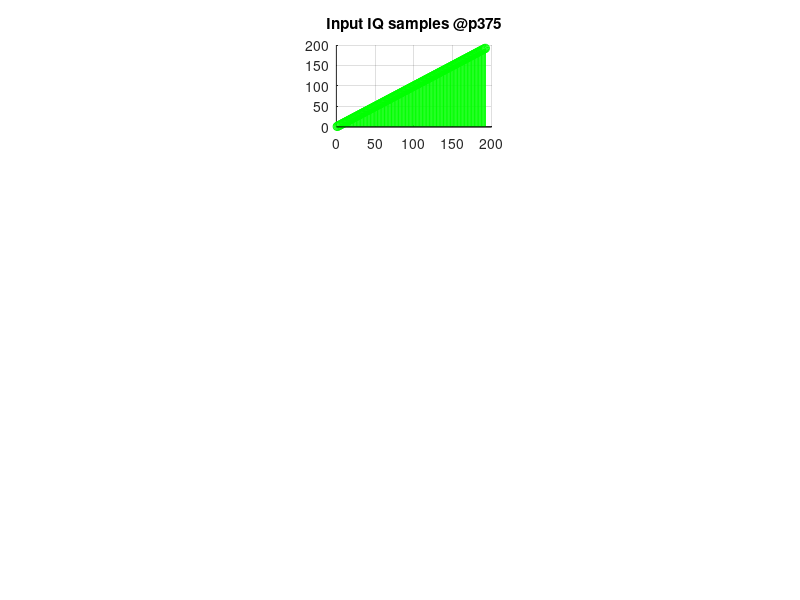

MATLAB code for this plot: (Note: this script raises an error after producing the figure.)
% This program is to generate an input and output sample files for VHA
% single band Modulation testing at p375 gsps
clc;
clear;
close all;

num_vectors = 6;
num_samples_per_vector = 32;
num_samples = num_vectors * num_samples_per_vector;

for i = 1:num_samples
    input_iq (i) = i;        % ramp
end

n1 = 1:1:num_samples;
subplot(4, 3, 2); grid on; hold on;
stem(n1, input_iq, 'green'); title("Input IQ samples @p375");

% write this into a file which can be sourced while running on FRIO
fileId = fopen("input_samples/modulation/single_band_modulation_p375.txt", "w");
fprintf(fileId, "%08x\n", bitshift(input_iq, 16));
fclose(fileId);

% input_iq should be scaled down before giving as input to the matlab model
scale_factor = 2^-15;
input_iq_to_duc = (input_iq * scale_factor);

% enable w1, w2
config.vha_hbf_stages = [1 1 0 0];

% now do an interpolation
output_iq_from_duc = vha_interpolate(input_iq_to_duc, config);

% now scale the samples up
scale_factor = 2^15;
n2 = 1:1:(numel(output_iq_from_duc));
subplot(4, 3, 4); grid on; hold on;
stem(n2, (real(output_iq_from_duc * scale_factor)), 'red'); title("DUC output 1.5Gsps");
stem(n2, (imag(output_iq_from_duc * scale_factor)), 'blue');

% generate cw0 for the modulation freq = 750Mhz, Fs = 1.5Ghz, Fclk = 1.5Ghz
Fclk = 1474000;
Fs   = 1474000;
freq = (Fclk / 2);
fprintf("freq = %d KHz, Fs = %d KHz, Fclk = %d KHz\n", freq, Fs, Fclk);
cw0 = nco_pp(freq, Fs, Fclk, length(output_iq_from_duc), 1);
subplot(4, 3, 7); grid on; hold on;
n3 = 1:1:(length(cw0));
stem(n3, real(cw0), 'red'); title("CW0 + 1");
stem(n3, imag(cw0), 'blue');

% now do the modulation and combining
config.vha_bypass = [0 0];
config.vha_conj = [0, 0];
config.active_band = 1;
cw0 = transpose(cw0);
[mod_output_1p5, dummy] = vha_combine(output_iq_from_duc, 0, cw0, 0, config);
mod_output_1p5 = mod_output_1p5 * scale_factor;    % scale up the final output

n2 = 1:1:length(mod_output_1p5);
subplot(4, 3, 10); grid on; hold on;
stem(n2, real(mod_output_1p5), 'red'); title ("Output - 1.5Gsps Modulation");
stem(n2, imag(mod_output_1p5), 'blue');
mod_output_1p5_real = dec2hex(real(mod_output_1p5), 4);
mod_output_1p5_imag = dec2hex(imag(mod_output_1p5), 4);
output_1p5 = strcat(mod_output_1p5_real, mod_output_1p5_imag);
fileId = fopen("output_samples/modulation/p375/single_band_modulation_1p5.txt", "w");
for i = 1:length(output_1p5)
   nbytes = fprintf(fileId,'%8s\n',output_1p5(i,:));
end
fclose(fileId);

% enable w1, w2, w3
config.vha_hbf_stages = [1 1 1 0];

% now do an interpolation
output_iq_from_duc = vha_interpolate(input_iq_to_duc, config);

% now scale the samples up
n2 = 1:1:(numel(output_iq_from_duc));
subplot(4, 3, 5); grid on; hold on;
stem(n2, (real(output_iq_from_duc * scale_factor)), 'red'); title("DUC output 3Gsps");
stem(n2, (imag(output_iq_from_duc * scale_factor)), 'blue');

% generate cw0 for the modulation freq = 750Mhz, Fs = 3Ghz, Fclk = 1.5Ghz
Fs   = 1474000 * 2;
freq = (Fclk / 2);
fprintf("freq = %d KHz, Fs = %d KHz, Fclk = %d KHz\n", freq, Fs, Fclk);
cw0 = nco_pp(freq, Fs, Fclk, length(output_iq_from_duc), 0);
subplot(4, 3, 8); grid on; hold on;
n3 = 1:1:(length(cw0));
stem(n3, real(cw0), 'red'); title("CW0 + 0");
stem(n3, imag(cw0), 'blue');

% now do the modulation and combining
config.vha_bypass = [0 0];
config.vha_conj = [0, 0];
config.active_band = 1;
cw0 = transpose(cw0);
[mod_output_3g, dummy] = vha_combine(output_iq_from_duc, 0, cw0, 0, config);
mod_output_3g = mod_output_3g * scale_factor;    % scale up the final output

n2 = 1:1:length(mod_output_3g);
subplot(4, 3, 11); grid on; hold on;
stem(n2, real(mod_output_3g), 'red'); title ("Output - 3gsps Modulation");
stem(n2, imag(mod_output_3g), 'blue');
mod_output_3g_real = dec2hex(real(mod_output_3g),4);
mod_output_3g_imag = dec2hex(imag(mod_output_3g),4);
output_3g = strcat(mod_output_3g_real, mod_output_3g_imag);
fileId = fopen("output_samples/modulation/p375/single_band_modulation_3.txt", "w");
for i = 1:length(output_3g)
   nbytes = fprintf(fileId,'%8s\n',output_3g(i,:));
end
fclose(fileId);

% enable w1, w2, w3, w4
config.vha_hbf_stages = [1 1 1 1];

% now do an interpolation
output_iq_from_duc = vha_interpolate(input_iq_to_duc, config);

% now scale the samples up
n2 = 1:1:(numel(output_iq_from_duc));
subplot(4, 3, 6); grid on; hold on;
stem(n2, (real(output_iq_from_duc * scale_factor)), 'red'); title("DUC output 6Gsps");
stem(n2, (imag(output_iq_from_duc * scale_factor)), 'blue');

% generate cw0 for the modulation freq = 750Mhz, Fs = 6Ghz, Fclk = 1.5Ghz
Fs   = 1474000 * 4;
freq = (Fclk / 2);
fprintf("freq = %d KHz, Fs = %d KHz, Fclk = %d KHz\n", freq, Fs, Fclk);
cw0 = nco_pp(freq, Fs, Fclk, length(output_iq_from_duc), 1);
subplot(4, 3, 9); grid on; hold on;
n3 = 1:1:(length(cw0));
stem(n3, real(cw0), 'red'); title("CW0 + 1");
stem(n3, imag(cw0), 'blue');

% now do the modulation and combining
config.vha_bypass = [0 0];
config.vha_conj = [0, 0];
config.active_band = 1;
cw0 = transpose(cw0);
[mod_output_6g, dummy] = vha_combine(output_iq_from_duc, 0, cw0, 0, config);
mod_output_6g = mod_output_6g * scale_factor;

n2 = 1:1:length(mod_output_6g);
subplot(4, 3, 12); grid on; hold on;
stem(n2, real(mod_output_6g), 'red'); title("Output - 6Gsps Modulation");
stem(n2, imag(mod_output_6g), 'blue');
mod_output_6g_real = dec2hex(real(mod_output_6g), 4);
mod_output_6g_imag = dec2hex(imag(mod_output_6g), 4);
output_6g = strcat(mod_output_6g_real, mod_output_6g_imag);
fileId = fopen("output_samples/modulation/p375/single_band_modulation_6.txt", "w");
for i = 1:length(output_6g)
   nbytes = fprintf(fileId,'%8s\n',output_6g(i,:));
end
fclose(fileId);
